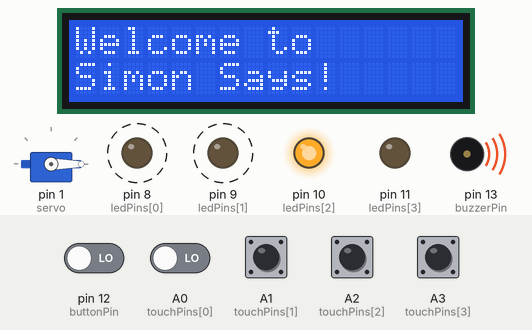
Simulated run of this sketch. Board: Arduino Uno, built with avr-gcc and run on an emulated ATmega328P. Shown: 16×2 character LCD, servo, output pins drawn as LEDs (lit = HIGH), buzzer (waves = sounding). Dashed ring = blinking. Inputs (shaded band) come from the test bench; at power-on: A0 (touchPins[0]), A1 (touchPins[1]), A2 (touchPins[2]), A3 (touchPins[3]), pin 12 (buttonPin) LOW. Random numbers use the default seed unless the sketch sets one.

Above: at 0.42 s.
1.3 s: pin 12 (buttonPin) driven HIGH and A0 (touchPins[0]) driven HIGH
At 3.7 s:
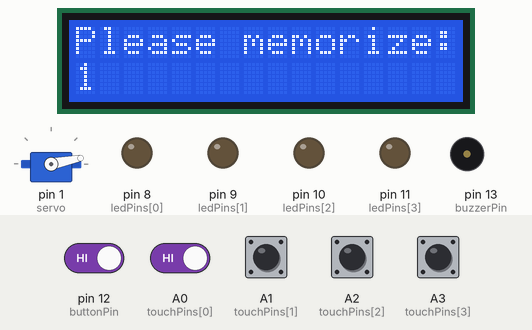
4.1 s: A1 (touchPins[1]) pulled HIGH for 0.15 s
At 5.28 s:
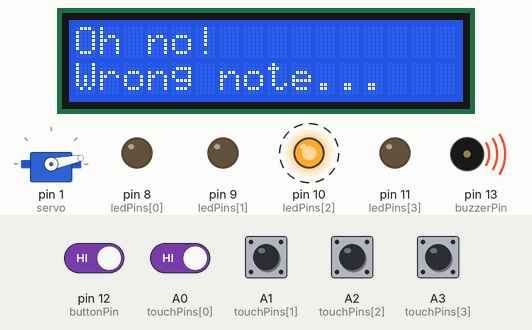
6.3 s: A0 (touchPins[0]) driven LOW
9.3 s: A2 (touchPins[2]) pulled HIGH for 0.15 s
At 9.9 s:
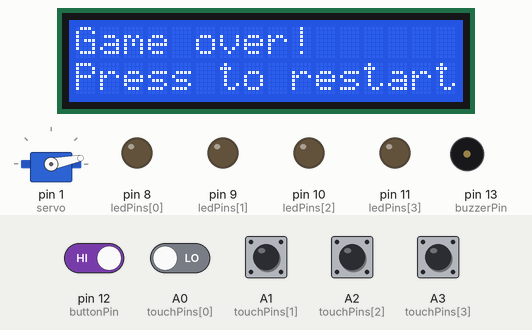
10.9 s: A3 (touchPins[3]) pulled HIGH for 0.15 s
At 10.97 s:
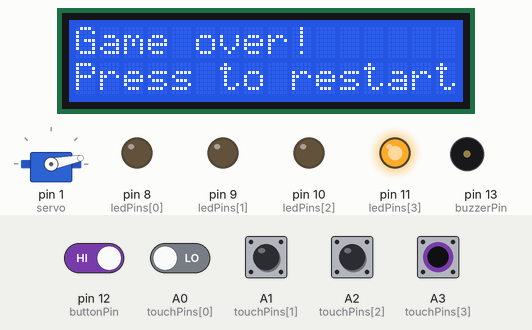
12.5 s: A1 (touchPins[1]) pulled HIGH for 1 s
At 12.8 s:
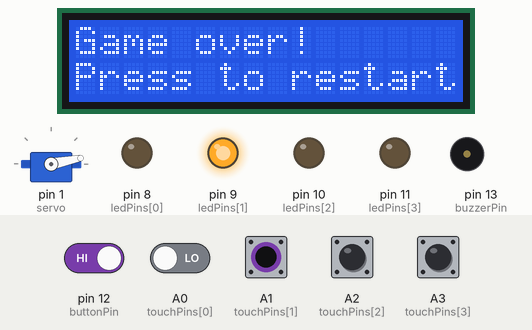
Timing chart, 0 to 15.5 s (numbered marks = the images above; inputs shaded):
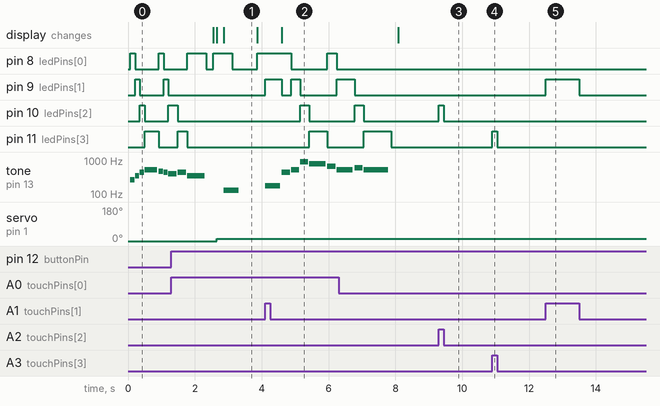

Measured:
- after the input at 1.3 s, servo on pin 1 (servo): 0° → 11° after 1.4 s
- after the input at 4.1 s, pin 8 (ledPins[0]): HIGH → LOW after 0.78 s, → HIGH 1.1 s later, → LOW 0.27 s later; pin 9 (ledPins[1]): goes HIGH 0.50 s, LOW 0.28 s, HIGH 0.27 s, LOW 1.1 s, then HIGH, starting at once
- after the input at 9.3 s, pin 10 (ledPins[2]): LOW → HIGH at once, → LOW 0.15 s later
- after the input at 10.9 s, pin 11 (ledPins[3]): LOW → HIGH at once, → LOW 0.15 s later
- after the input at 12.5 s, pin 9 (ledPins[1]): LOW → HIGH at once, → LOW 1.0 s later
- by itself, pin 9 (ledPins[1]): alternates HIGH for 0.14 s and LOW for 0.71 s
- by itself, tone on pin 13 (buzzerPin): plays 440 Hz for 0.26 s, 349 Hz for 0.51 s, 130 Hz for 0.45 s

The sketch:

main.ino
```cpp
// Integration Project 1.2 - Arduino Simon Says Game

// #####   EXPLANATION   ########################################################

/*

  The code is split into 5 sections:

  1. EXPLANATION
    - this section

  2. INIT
    - declare all used pins
    - initialize all the variables and objects
    - store all of the melody charts

  3. FUNCTIONS
    - declare all the functions that will be used in the game logic

  4. GAME
    - the game logic itself, split into 5 functions, representing the 5 game states:
      - START:          start()
      - AWAIT_START:    awaitStart()
      - SHOW_SEQUENCE:  showSequence()
      - AWAIT_SEQUENCE: awaitSequence()
      - END:            end()
      - AWAIT_RESTART:  awaitRestart()

  5. MAIN
    - the main arduino setup() and loop() functions

  ---------------------------------------------------------------------------

  # ARDUINO PINS
    - 1:                SERVO
    - 2, 3, 4, 5, 6, 7: LCD SCREEN
    - 8, 9, 10, 11:     LEDS
    - 12:               BUTTON
    - 13:               BUZZER
    - A0, A1, A2, A3:   TOUCH SENSORS

    Note: since the servo is connected to pin 1, we cannot use the serial monitor, so we commented out the serial monitor code!

  # GAME LOGIC STRUCTURE
    - The setup() function initializes the lcd screen, (the serial monitor,) and the pin modes
    - The loop() function will update our input states, and call the appropriate game state function based on the current game state
      - we have 3 states where the game does something and then immediately goes to the next state because otherwise it would loop infinitely
        - START          -> AWAIT_START
        - SHOW_SEQUENCE  -> AWAIT_SEQUENCE
        - END            -> AWAIT_RESTART
      - these next 3 states are where the game waits for the player to do something, hence the name AWAIT
        - we want to loop infinitely in these states until the player does something

  # GAME STATES
    - START
      - the game starts in this state
      - the game will play the start melody, and then go to the AWAIT_START state
    - AWAIT_START
      - the game will wait for the player to press the button
      - if the player presses the button, the game will go to the SHOW_SEQUENCE state
    - SHOW_SEQUENCE
      - the game will indicate the current sequence length with the servo
      - the game will show the player the sequence of notes
      - the game will play the sequence of notes, and then go to the AWAIT_SEQUENCE state
    - AWAIT_SEQUENCE
      - the game will wait for the player to press the correct sequence of notes
      - if the player presses the correct sequence of notes, the game will go to the SHOW_SEQUENCE state
      - if the player presses the wrong sequence of notes, they lose and the game goes to the END state
      - if the player presses the correct sequence of notes, and the sequence length is 16, they win and the game goes to the END state
    - END
      - the game will play the win or lose melody, and then go to the AWAIT_RESTART state
    - AWAIT_RESTART
      - the game will wait for the player to press the button
      - if the player presses the button, the game will go to the START state

*/


// #####   INIT   ###############################################################

#include <LiquidCrystal.h>
#include <Servo.h>

// pins
LiquidCrystal lcd(2, 3, 4, 5, 6, 7); // re en d4 d5 d6 d7
Servo servo;

const int servoPin = 1;
const int buttonPin = 12;
const int buzzerPin = 13;

const int touchPins[4] = {A0, A1, A2, A3};

const int ledPins[4] = {8, 9, 10, 11};

// input states
int buttonState = LOW;
int buttonStatePrevious = LOW;

int touchStates[4] = {LOW, LOW, LOW, LOW};
int touchStatesPrevious[4] = {LOW, LOW, LOW, LOW};

// pressed states, these will be updated every loop, and will be used to determine if the button or touch sensor was just pressed
bool buttonPressed = false;
bool touchPressed[4] = {false, false, false, false};

// lcd strings
String linesPrevious[] = {"", ""};

// buzzer frequencies and note duration (c3, f3, a3, c4)
int frequencies[4] = {130, 175, 220, 261};
unsigned long noteDuration = 500;

// game states
enum GameState {
  START,          // game start
  AWAIT_START,    // wait for player to start game
  SHOW_SEQUENCE,  // show game sequence
  AWAIT_SEQUENCE, // wait for player touch inputs
  END,            // game end
  AWAIT_RESTART   // wait for player to restart game
};

// variable to keep track of the game state
GameState gameState = START;

// game variables
const int MAX_SEQUENCE_LENGTH = 16;
int gameSequence[16] = {0};
int gameSequenceLength = 1;
int gameSequenceIndex = 0;
bool gameWon = false;

// game charts
const String CHART_GENERIC[] = {"e5", "e4"};
const float  BEATS_GENERIC[] = {  1 ,   2 };
const int      BPM_GENERIC   = 220;
const int   LENGTH_GENERIC   = 2;

const String CHART_START[] = {"c4", "f4", "a4", "c5", "A4", "a4", "g4", "a4", "f4"};
const float  BEATS_START[] = {  1 ,   1 ,   1 ,   3 ,   1 ,   1 ,   2 ,   2 ,   4 };
const int      BPM_START   = 420;
const int   LENGTH_START   = 9;

const String CHART_WIN[] = {"g2", "c3", "e3", "g3", "c4", "e4", "g4", "e4", "G2", "c3", "D3", "G3", "c4", "D4", "G4", "D4", "A2", "d3", "f3", "A3", "d4", "f4", "A4", "A4", "A4", "A4", "c5"};
const float  BEATS_WIN[] = {  1 ,   1 ,   1 ,   1 ,   1 ,   1 ,   3 ,   3 ,   1 ,   1 ,   1 ,   1 ,   1 ,   1 ,   3 ,   3 ,   1 ,   1 ,   1 ,   1 ,   1 ,   1 ,   3 ,   1 ,   1 ,   1 ,   6 };
const int      BPM_WIN   = 420;
const int   LENGTH_WIN   = 27;

const String CHART_LOSE[] = {"a4", "c5", "a5", "g5", "e5", "c5", "d5", "c5"};
const float  BEATS_LOSE[] = {  1 ,   1 ,   1 ,   2 ,   1 ,   2 ,   1 ,   3 };
const int      BPM_LOSE   = 220;
const int   LENGTH_LOSE   = 8;

const String CHART_LOSE2[] = {"a5", "f5", "c5", "a5", "e5", "g5", "a5", "d6", "g6"};
const float  BEATS_LOSE2[] = {  2 ,   1 ,   1 ,   2 ,   2 ,   2 ,   1 ,   1 ,   2 };
const int      BPM_LOSE2   = 220;
const int   LENGTH_LOSE2   = 9;


// #####   FUNCTIONS   ##########################################################

// log (DO NOT USE WHEN USING SERVO)
void log(String message) {
  Serial.println(message);
}

// method to log all input states (DO NOT USE WHEN USING SERVO)
void logInputStates() {
  String message = "";

  message += "button: " + String(buttonState) + " ";
  message += "touch: ";

  for (int i = 0; i < 4; i++) {
    message += String(touchStates[i]) + " ";
  }

  log(message);
}

// reset game variables
void reset() {
  gameState = START;
  gameSequenceLength = 1;
  gameSequenceIndex = 0;

  // reset servo
  servo.write(0);

  // randomize the seed and generate the sequence
  delay(100);
  randomSeed(analogRead(A5) + millis());
  for (int i = 0; i < MAX_SEQUENCE_LENGTH; i++) {
    gameSequence[i] = random(0, 4);
  }
}

// print to lcd, but prevent reprinting the same lines
void print(String line1 = "", String line2 = "") {
  // if the lines are the same as the previous ones, don't print
  if (line1 == linesPrevious[0] && line2 == linesPrevious[1]) {
    return;
  }

  lcd.clear();
  lcd.setCursor(0, 0);
  lcd.print(line1);
  lcd.setCursor(0, 1);
  lcd.print(line2);

  // update previous lines
  linesPrevious[0] = line1;
  linesPrevious[1] = line2;
}

// method to read buttons and touch sensors, then update pressed booleans
void updateInputs() {
  // update button pressed
  buttonState = digitalRead(buttonPin);
  buttonPressed = buttonState == HIGH && buttonStatePrevious == LOW;
  buttonStatePrevious = buttonState;

  // update touch pressed
  for (int i = 0; i < 4; i++) {
    touchStates[i] = digitalRead(touchPins[i]);
    // touchStates[i] = analogRead(touchPins[i]) > 1000;
    touchPressed[i] = touchStates[i] == HIGH && touchStatesPrevious[i] == LOW;
    touchStatesPrevious[i] = touchStates[i];
  }
}

// method to turn leds and buzzer off
void turnEverythingOff() {
  // turn off leds
  for (int i = 0; i < 4; i++) {
    digitalWrite(ledPins[i], LOW);
  }

  // turn off buzzer
  noTone(buzzerPin);
}

// method to play a note from a specific touch sensor
void playNote(int index, bool led = false, float duration = noteDuration) {
  tone(buzzerPin, frequencies[index], duration * 0.9f);

  if (led) {
    // first turn off all leds
    for (int i = 0; i < 4; i++) {
      digitalWrite(ledPins[i], LOW);
    }

    // light up the led for half of the duration of the note
    digitalWrite(ledPins[index], HIGH);
    delay(noteDuration * 0.5);
    digitalWrite(ledPins[index], LOW);
    delay(noteDuration * 0.5);
  }
}

// function to return a frequency (in Hz) from a note name
// for example: "g4" -> 392
int getFrequency(String note) {
  // if empty string, return 0
  if (note == "") {
    return 0;
  }

  // order of notes, from c0 to c8, uppercase letters are sharp notes
  String notes = "cCdDefFgGaAb"; // g4 -> octave 4 (12 * 4 = 48) + note 7 -> note 55

  // we get octave and note number
  int noteIndex = notes.indexOf(note.substring(0, 1));
  int octave = note.substring(1, 2).toInt();

  // c0 = 16.3516
  // then we multiply by 2^(1/12) for each note
  // 2^(1/12) = 1.0594630943592953
  return (int) round(16.3516 * pow(1.0594630943592953, octave * 12 + noteIndex)); // g4 -> 16.3516 * (1.0594630943592953) ^ (55) -> 392-ish
}

// function to return the duration of a number of beats at a given tempo, in ms
int getBeatDuration(float beats, int bpm) {
  return (int) (60000 / bpm * beats);
}

// method to play a chart
// it takes an array of notes, an array of beats, a tempo and a length
// will also light up each led sequentially for the duration of the note
// this doesn't use playNote(), since this is specific to melodies
void playChart(const String chart[], const float beats[], const int bpm, const int length) {
  // led index, this one will go from 0 to 3
  int ledIndex = 0;

  // loop through the chart
  for (int i = 0; i < length; i++) {
    // get frequency and duration
    int frequency = getFrequency(chart[i]);
    int duration = getBeatDuration(beats[i], bpm);

    // play the note unless the frequency is 0
    if (frequency > 0) {
      tone(buzzerPin, frequency, duration * 0.9f);
    }

    // light up the led for the duration of the note
    digitalWrite(ledPins[ledIndex], HIGH);
    delay(duration);
    digitalWrite(ledPins[ledIndex], LOW);

    // increment led index
    ledIndex++;
    if (ledIndex > 3) ledIndex = 0;
  }

  // turn off all leds
  for (int i = 0; i < 4; i++) {
    digitalWrite(ledPins[i], LOW);
  }

  // turn off the buzzer
  noTone(buzzerPin);
}


// ######   GAME   ##############################################################

// STATE: START
void start() {
  // turn off leds and buzzer
  turnEverythingOff();

  // print start message then wait
  print("Welcome to", "Simon Says!");

  // start melody
  playChart(CHART_START, BEATS_START, BPM_START, LENGTH_START);

  // wait a bit
  delay(200);

  // next state
  turnEverythingOff();
  gameState = AWAIT_START;
}

// STATE: AWAIT_START
void awaitStart() {
  print("Press the button", "to start!");
  if (buttonPressed) {
    reset();
    gameState = SHOW_SEQUENCE;
  }
}

// STATE: SHOW_SEQUENCE
void showSequence() {
  // a string to display the sequence
  String sequence = "";
  print("Please memorize:", sequence);

  // show game sequence length on the servo, using map
  servo.write(map(gameSequenceLength, 0, 16, 0, 180));

  // wait a bit
  delay(200);

  // loop through the sequence
  for (int i = 0; i < gameSequenceLength; i++) {
    // add the note to the sequence string
    sequence += gameSequence[i] + 1;
    print("Please memorize:", sequence);
    playNote(gameSequence[i], true);
  }

  // wait a bit
  delay(500);

  // next state
  turnEverythingOff();
  print("Please repeat:", "");
  gameState = AWAIT_SEQUENCE;
}

// STATE: AWAIT_SEQUENCE
/*

  Process:
  - when a touch sensor is pressed:
    - if the note is correct:
      - increment the sequence index
      - if the sequence index is equal to the sequence length:
        - increment the sequence length
        - reset the sequence index
        - if the sequence length is equal to MAX_SEQUENCE_LENGTH:
          - game won
        - else:
          - show sequence
    - if the note is incorrect:
      - game over

*/
void awaitSequence() {
  // if a touch sensor is pressed, play the corresponding note
  for (int i = 0; i < 4; i++) {
    if (touchPressed[i]) {
      playNote(i, false, 500);

      // if the note is correct
      if (gameSequence[gameSequenceIndex] == i) {
        // increment the sequence index
        gameSequenceIndex++;

        // display the sequence
        String sequence = "";
        for (int i = 0; i < gameSequenceIndex; i++) {
          sequence += gameSequence[i] + 1;
        }
        print("Please repeat:", sequence);

        // if the sequence is complete
        if (gameSequenceIndex == gameSequenceLength) {
          // increment the sequence length
          gameSequenceLength++;

          // reset the sequence index
          gameSequenceIndex = 0;

          // wait a bit
          delay(1000);

          // if the sequence length is greater than the max sequence length
          if (gameSequenceLength > MAX_SEQUENCE_LENGTH) {
            // game won
            turnEverythingOff();
            gameWon = true;
            gameState = END;
          } else {
            // next
            gameState = SHOW_SEQUENCE;
          }
        }
      } else {
        // wrong note, game over
        gameWon = false;
        gameState = END;

        // wait a bit
        delay(500);
      }
    }
  }

  // if button is pressed, cheat and win the game
  if (buttonPressed) {
    print("Cheat mode", "activated!");
    playNote(1, true);
    turnEverythingOff();
    gameWon = true;
    gameState = END;
  }
}

// STATE: END
void end() {
  // play the appropriate chart based on whether the game was won or lost
  if (gameWon) {
    print("Congratulations!", "");
    playChart(CHART_WIN, BEATS_WIN, BPM_WIN, LENGTH_WIN);
    delay(200);
    print("You won!", "Press to restart");
  } else {
    print("Oh no!", "Wrong note...");
    playChart(CHART_LOSE, BEATS_LOSE, BPM_LOSE, LENGTH_LOSE);
    delay(200);
    print("Game over!", "Press to restart");
  }

  turnEverythingOff();
  gameState = AWAIT_RESTART;
}

// STATE: AWAIT_RESTART
void awaitRestart() {
  // if button is pressed, restart the game
  if (buttonPressed) {
    playNote(3, true);
    turnEverythingOff();
    gameState = START;
  }
}


// ######   MAIN   ##############################################################

void setup() {
  // initialize lcd and servo
  lcd.begin(16, 2);
  servo.attach(1);
  // Serial.begin(9600);

  servo.write(0);

  // initialize button and buzzer pins
  pinMode(buttonPin, INPUT);
  pinMode(buzzerPin, OUTPUT);

  // initialize touch sensor and led pins
  for (int i = 0; i < 4; i++) {
    pinMode(touchPins[i], INPUT);
    pinMode(ledPins[i], OUTPUT);
  }
}

void loop() {
  // update the inputs
  updateInputs();
  // logInputStates();

  // light up the leds for the touch sensors
  for (int i = 0; i < 4; i++) {
    digitalWrite(ledPins[i], touchStates[i]);
  }

  // go to the corresponding function based on the game state
  switch (gameState) {
    case START:          return start();
    case AWAIT_START:    return awaitStart();
    case SHOW_SEQUENCE:  return showSequence();
    case AWAIT_SEQUENCE: return awaitSequence();
    case END:            return end();
    case AWAIT_RESTART:  return awaitRestart();
  }
}
```
